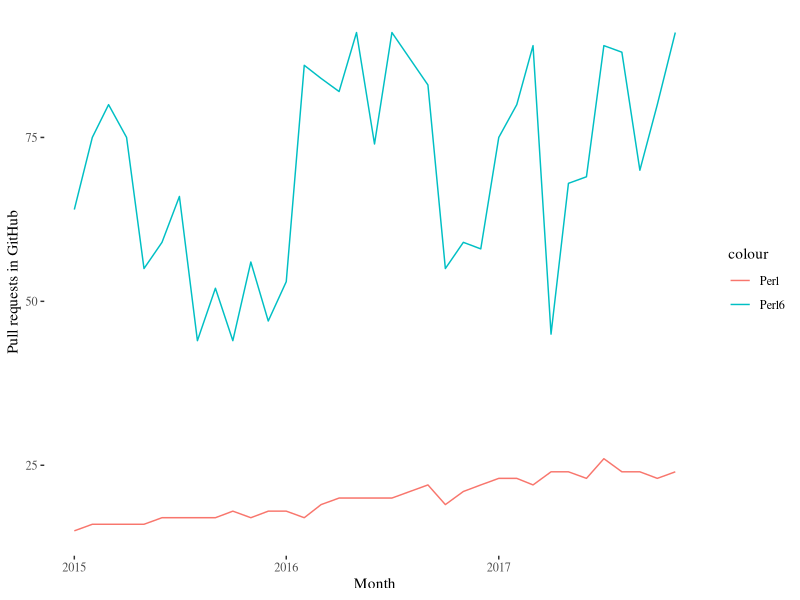

R code for this plot:
library(ggplot2)
library(ggthemes)

data <- read.csv("rank.csv", stringsAsFactors = FALSE)
data$Date <- as.Date(paste0(data$Date,"/01"),format="%Y/%m/%d")
ggplot()+geom_line(data=data,aes(x=data$Date,y=Perl,color='Perl',group=1))+geom_line(data=data,aes(x=data$Date,y=Perl6,color='Perl6',group=1))+theme_tufte()+xlab("Month")+ylab("Pull requests in GitHub")

